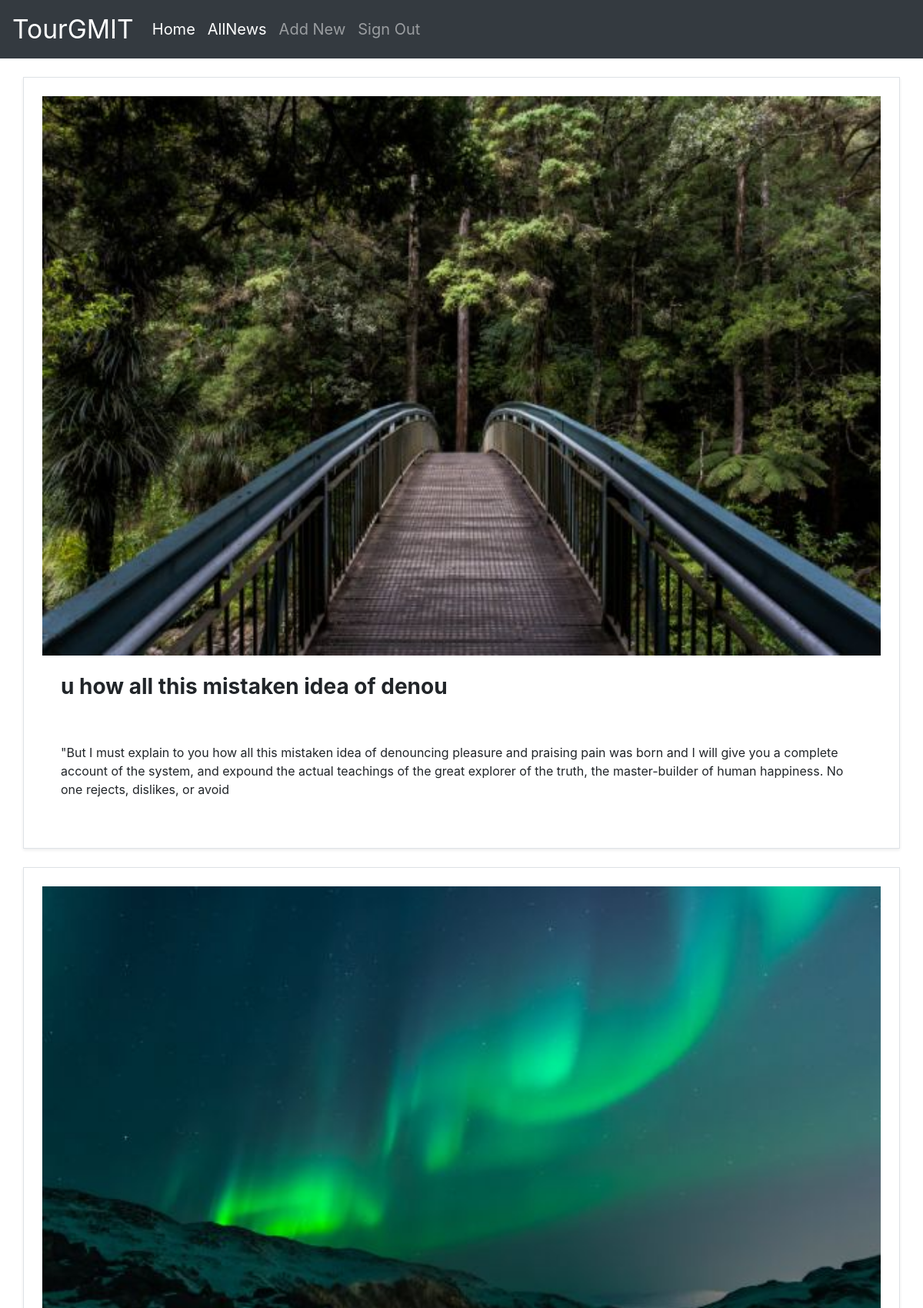
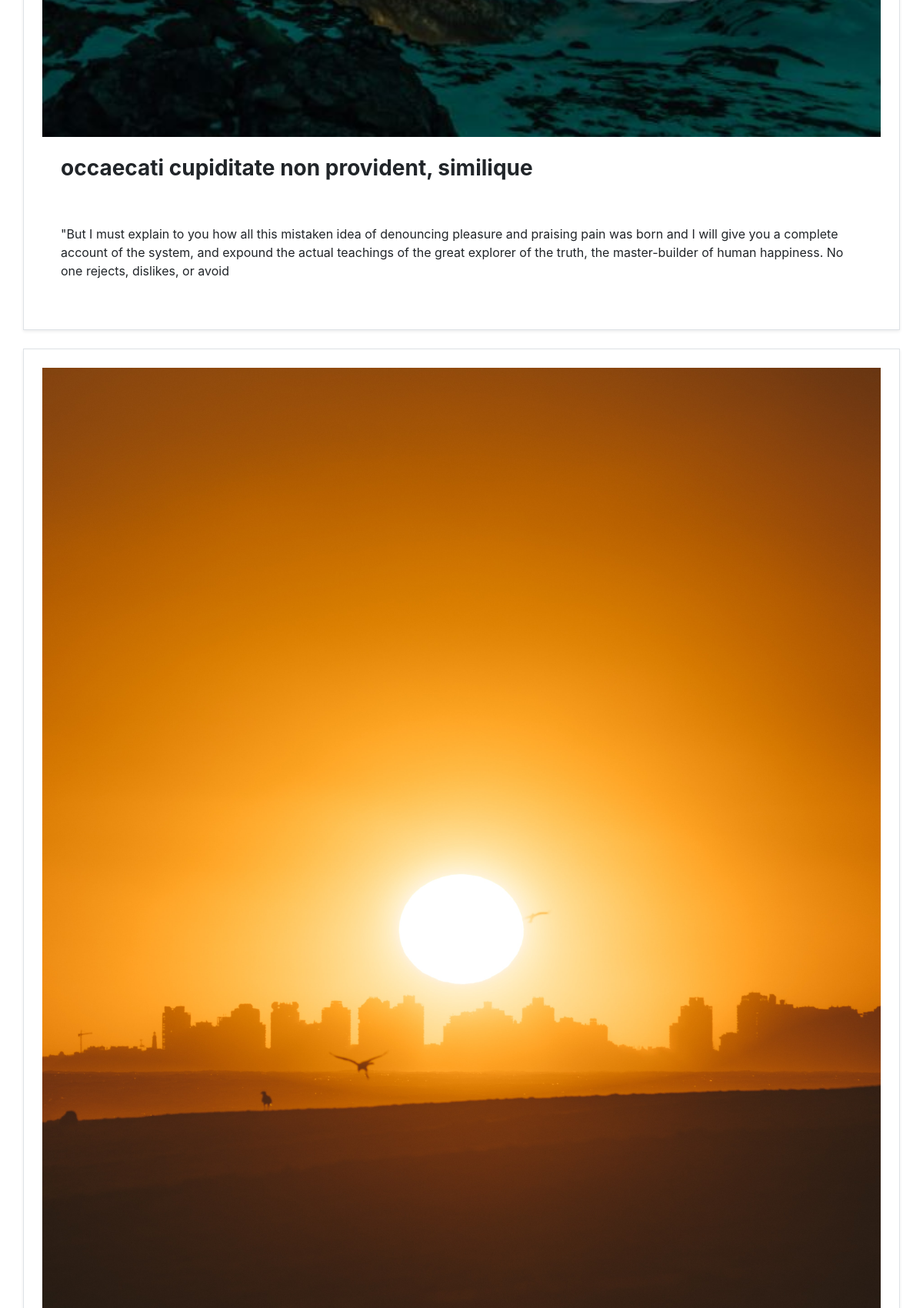
Screenshot of / (signed in, upper part) with the database file from the repository (2 pictures, top to bottom).
### outlet/models.py (models this page shows, shortened)
class News(models.Model):
    Heading = models.CharField(max_length=50)
    category = models.CharField(
        max_length=40, choices=NewsDeptChoice, default='Computer Science')
    subcategory = models.CharField(max_length=50, default="")
    description = models.TextField(max_length=300)
    publish_date = models.DateField()
    image = models.ImageField(upload_to="outlet/images", default="")

### outlet/views.py (the view)
# urls.py: path('', views.newspart,name="newspart"),
def newspart(request):
    All_news = News.objects.filter()
    params = {"All_news": All_news}
    return render(request, 'outlet/home.html', params)

### outlet/templates/outlet/home.html (shortened to what this page needs)
{% extends "outlet/basic.html" %}
{% block body%}
{% load static %}
<div class="container">
      <div class="row my-4">
        {% for news in All_news %}
        <div class="col-12 border shadow-sm p-4 mb-4 bg-white">
          <img src="{{news.image.url}}" alt="Nature" style="width:100%">
          <h3 class="p-4"><b>{{news.Heading}}</b></h3>
          <p class="p-4">{{news.description}}</p>
        </div>
        <hr>   <br>
        {% endfor %}
      </div>
  </div>
{% endblock %}

### rows the page displays
News: image (picture), Heading "u how all this mistaken idea of denou", description "\"But I must explain to you how all this mistaken idea of denouncing pleasure and praising pain was born and I will give you a complete account of the system, and expound the actual teachings of the great explorer of the truth, the master-builder of human happiness. No one rejects, dislikes, or avoid"
News: image (picture), Heading "occaecati cupiditate non provident, similique", description "\"But I must explain to you how all this mistaken idea of denouncing pleasure and praising pain was born and I will give you a complete account of the system, and expound the actual teachings of the great explorer of the truth, the master-builder of human happiness. No one rejects, dislikes, or avoid"
News: image (picture)
